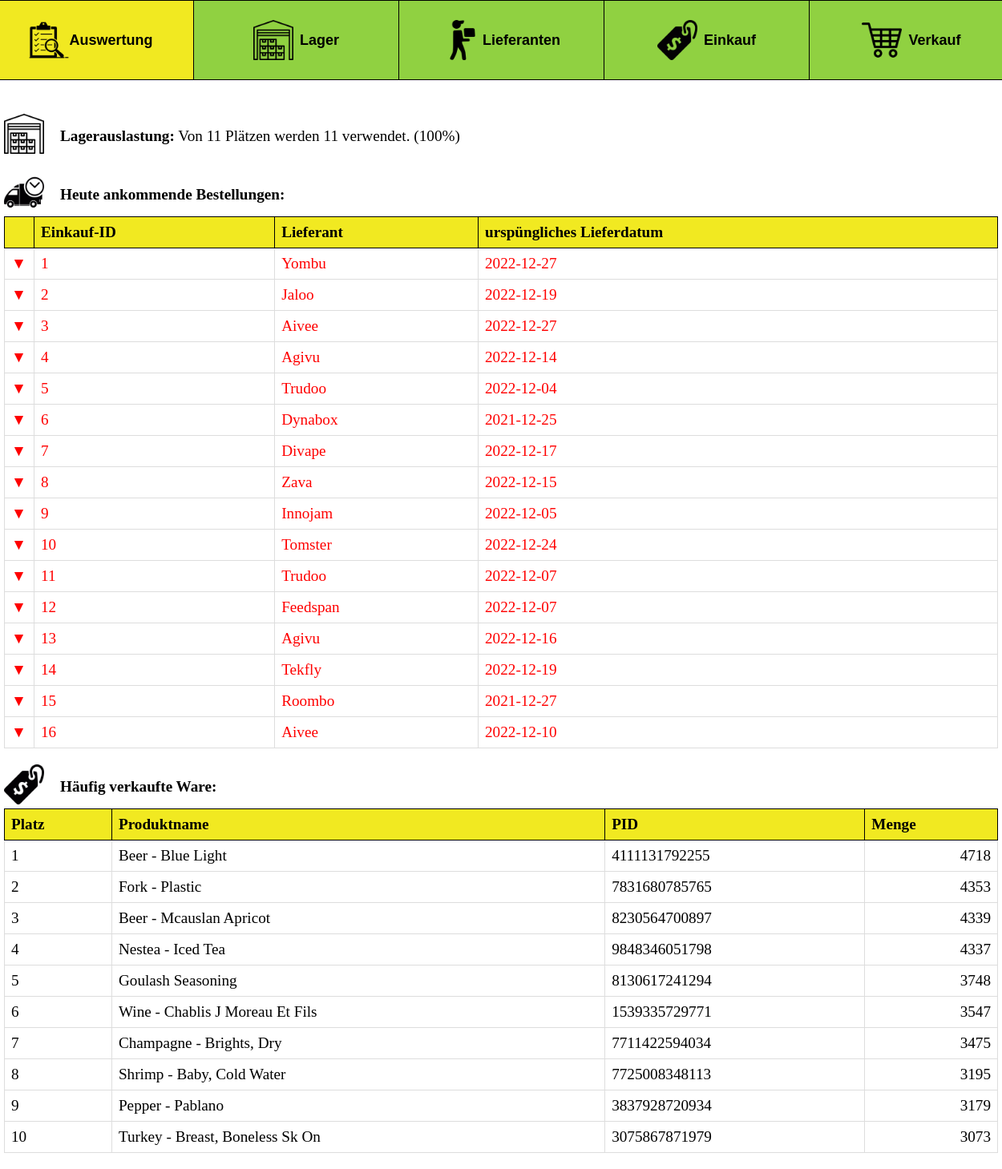
The page / on the database its author committed.
### tables this page shows
CREATE TABLE IF NOT EXISTS `Einkauf`
(
    `Einkauf-ID`                 INT  NOT NULL AUTO_INCREMENT,
    `Datum-Ankunft`              DATE NULL,
    `Datum-RealAnkunft`          DATE NULL,
    `Lieferanten_Lieferanten-ID` INT  NOT NULL,
    `ISDELETE`                   BOOLEAN DEFAULT FALSE,
    PRIMARY KEY (`Einkauf-ID`),
    INDEX `fk_Einkauf_Lieferanten1_idx` (`Lieferanten_Lieferanten-ID` ASC) VISIBLE,
    CONSTRAINT `fk_Einkauf_Lieferanten1`
        FOREIGN KEY (`Lieferanten_Lieferanten-ID`)
            REFERENCES `Lieferanten` (`Lieferanten-ID`)
            ON DELETE CASCADE
            ON UPDATE CASCADE
);

CREATE TABLE IF NOT EXISTS `Lieferanten`
(
    `Lieferanten-ID` INT         NOT NULL AUTO_INCREMENT,
    `Aktiv`          BOOLEAN     NULL DEFAULT TRUE,
    `Name`           VARCHAR(60) NULL,
    `Strasse`         VARCHAR(30) NULL,
    `Hausnummer`     VARCHAR(5) NULL,
    `Plz`            VARCHAR(15) NULL,
    `Ort`            VARCHAR(30) NULL,
    `Land`           VARCHAR(45) NULL DEFAULT 'Deutschland',
    `Zuverlaessigkeit` double NULL DEFAULT 1,
    `ISDELETE`       BOOLEAN DEFAULT FALSE,
    PRIMARY KEY (`Lieferanten-ID`)
);

CREATE TABLE IF NOT EXISTS `Ware`
(
    `EID`                          VARCHAR(15) NOT NULL,
    `Menge`                        NUMERIC(10,0) NULL,
    `Name`                         VARCHAR(60) NULL,
    `Einkaufspreis`                NUMERIC(10,2) NULL,
    `Verkaufspreis`                NUMERIC(10,2) NULL,
    `Lieferanten_Lieferanten-ID`   INT NULL,
    `Lagerplaetze_Lagerplaetze-ID` INT NOT NULL,
    `ISDELETE`                     BOOLEAN DEFAULT FALSE,
    PRIMARY KEY (`EID`),
    INDEX `fk_Ware_Lieferanten1_idx` (`Lieferanten_Lieferanten-ID` ASC) VISIBLE,
    INDEX `fk_Ware_Lagerplaetze1_idx` (`Lagerplaetze_Lagerplaetze-ID` ASC) VISIBLE,
    CONSTRAINT `fk_Ware_Lieferanten1`
        FOREIGN KEY (`Lieferanten_Lieferanten-ID`)
            REFERENCES `Lieferanten` (`Lieferanten-ID`)
            ON DELETE CASCADE
            ON UPDATE CASCADE,
    CONSTRAINT `fk_Ware_Lagerplaetze1`
        FOREIGN KEY (`Lagerplaetze_Lagerplaetze-ID`)
            REFERENCES `Lagerplaetze` (`Lagerplaetze-ID`)
            ON DELETE CASCADE
            ON UPDATE CASCADE
);

### index.php (the view, shortened to what this page needs)
<?php
global $link;
function lagerauslastung(): void
{
    global $link;
    $sql_lager_frei = "SELECT lg.`Lagerplaetze-ID` , SUM(w.Menge) AS Gesamtmenge
                            FROM lagerplaetze lg
                                LEFT JOIN ware w ON w.`Lagerplaetze_Lagerplaetze-ID` = lg.`Lagerplaetze-ID`
                            WHERE lg.ISDELETE = 0
                            GROUP BY lg.`Lagerplaetze-ID`HAVING Gesamtmenge = 0 OR Gesamtmenge is null;";
    $result_sql_lager_frei = mysqli_query($link, $sql_lager_frei);
    $rowcount = mysqli_num_rows( $result_sql_lager_frei );
    $sql_lagerplaetze_anzahl = "SELECT COUNT(`Lagerplaetze-ID`) AS Lagerplaetze_anzahl
                            FROM lagerplaetze;";
    $result_sql_lagerplaetze_anzahl = mysqli_query($link, $sql_lagerplaetze_anzahl);
    $lagerplaetze_anzahl = mysqli_fetch_assoc($result_sql_lagerplaetze_anzahl);
    $lagerplaetze_belegt = $lagerplaetze_anzahl['Lagerplaetze_anzahl']-$rowcount;
    if($lagerplaetze_anzahl['Lagerplaetze_anzahl'] > 0){
        $lagerauslastung = ($lagerplaetze_belegt/$lagerplaetze_anzahl['Lagerplaetze_anzahl']) * 100;
    }
    else{
        $lagerauslastung = 0;
    }
    echo '<span><b>Lagerauslastung:</b> Von ' .$lagerplaetze_anzahl['Lagerplaetze_anzahl']. ' Plätzen werden '.$lagerplaetze_belegt.' verwendet. ('.round($lagerauslastung,2).'%) </span>';
}
function heute_ankommende_tabelle(): void
{
    global $link;
    $sql_heute_angekommen_tabelle = "SELECT e.`Einkauf-ID`, l.Name, e.`Datum-Ankunft`, e.`Datum-RealAnkunft`
FROM Einkauf e
         JOIN lieferanten l ON e.`Lieferanten_Lieferanten-ID` = l.`Lieferanten-ID`
         JOIN ware_has_einkauf wha ON e.`Einkauf-ID` = wha.`Einkauf_Einkauf-ID`
WHERE (e.`Datum-RealAnkunft` is null AND e.`Datum-Ankunft` <= CURRENT_DATE()) -- alle ausstehende Bestellungen die schon da sein sollten und die heute kommen sollen
GROUP BY e.`Einkauf-ID`
ORDER BY e.`Einkauf-ID`;";
    $result_heute_angekommen_tabelle = mysqli_query($link, $sql_heute_angekommen_tabelle);
    foreach ($result_heute_angekommen_tabelle as $eintrag) {
        if ($eintrag['Datum-Ankunft'] < date("Y-m-d")) {
            echo '<tr class="red">
                    <td class="expander">▼</td>
                    <td>' . $eintrag['Einkauf-ID'] . '</td>
                    <td>' . $eintrag['Name'] . '</td>
                    <td>' . $eintrag['Datum-Ankunft'] . '</td>
                 </tr>';
        }
    }
}
?>
<!DOCTYPE html>
<html lang="de">
<head>
    <link rel="stylesheet" href="Auswertung.css">
</head>
<body>
<div id="global_wrapper">
    <div id="nav_wrapper">
        <nav>
            <a href="index.php">
                <button id="bt_Auswertung"><img src="./img/auswertung.png"> Auswertung</button>
            </a>
            <a href="Lager.php">
                <button id="bt_Lager"><img src="./img/lager.png">Lager</button>
            </a>
            <a href="Lieferanten.php">
                <button id="bt_Lieferanten"><img src="./img/lieferant.png">Lieferanten</button>
            </a>
            <a href="Einkauf.php">
                <button id="bt_Einkauf"><img src="./img/price-tag.png">Einkauf</button>
            </a>
            <a href="Verkauf.php">
                <button id="bt_Verkauf"><img src="./img/shopping-cart.png">Verkauf</button>
            </a>
        </nav>
    </div>
    <div id="content_wrapper">
        <div id="inner_content_wrapper">
            <div id="Lagerzustand_wrapper">
                <div class="img_wrapper" id="lagerzustandpng">
                    <img src="./img/lager.png" alt="">
                </div>
                <?php lagerauslastung(); ?>
            </div>
            <div id="HeuteAnkommendeBestellungen_wrapper">
                <div id="Title_HeuteAnkommendeBestellungen_wrapper">
                    <div class="img_wrapper" id="lieferpng">
                        <img src="./img/delivery-time.png" alt="">
                    </div>
                    <span><b>Heute ankommende Bestellungen:</b></span><br>
                </div>
                <table>
                    <tr>
                        <th></th>
                        <th>Einkauf-ID</th>
                        <th>Lieferant</th>
                        <th>urspüngliches Lieferdatum</th>
                    </tr>
                    <?php heute_ankommende_tabelle() ?>
                </table>
            </div>
            <div id="HaeufigVerkaufteWare_wrapper">
                <div id="Title_HaeufigVerkaufteWare_wrapper">
                    <div class="img_wrapper" id="lieferpng">
                        <img src="./img/price-tag.png" alt="">
                    </div>
                    <span><b>Häufig verkaufte Ware:</b></span><br>
                </div>
                <table>
                    <tr>
                        <th>Platz</th>
                        <th>Produktname</th>
                        <th>PID</th>
                        <th>Menge</th>
                    </tr>
                    <?php
                    $sql = "Select EID,Name,sum(`Ware_has_Verkauf/Warenkoerbe`.`Menge`) as summenge from `Ware_has_Verkauf/Warenkoerbe` Join Ware on Ware_EID = EID group by Ware_EID ORDER by sum(`Ware_has_Verkauf/Warenkoerbe`.`Menge`) desc limit 10;";
                    $result = mysqli_query($link, $sql);
                    $count = 1;
                    while ($row = mysqli_fetch_assoc($result)) {
                        echo "<tr>" .
                            "<td>" . $count . "</td>" .
                            "<td>" . $row["Name"] . "</td>" .
                            "<td>" . $row["EID"] . "</td>" .
                            "<td style='text-align: right;'>" . $row["summenge"] . "</td>" .
                            "</tr>";
                        $count++;
                    }
                    ?>
                </table>
            </div>
        </div>
    </div>
</div>
</body>
</html>

### Auswertung.css (style rules this page uses)
* { padding: 0; margin: 0; }
body { background-color: grey; height: 100%; }
#global_wrapper { background-color: white; min-height: 100vh; width: var(--main_width); margin-left: calc((100vw - var(--main_width))/2); margin-right: calc((100vw - var(--main_width))/2); }
#nav_wrapper { background-color: grey; display: flex; justify-content: center; height: 100%; position: sticky; top: 0; z-index: 999; }
nav { display: flex; flex-direction: row; flex-wrap: nowrap; width: var(--main_width); height: 100px; justify-content: center; align-content: center; }
nav > a { background-color: var(--gruen);; width: 20%; text-decoration: none; }
nav > a button { background-color: var(--gruen);; width: 100%; height: 100%; border: 1px solid black; border-right: 0px; display: flex; align-items: center; justify-content: center; font-size: large; font-weight: 600; }
nav img { width: 50px; height: auto; }
#nav_wrapper nav a:nth-of-type(even) img { margin-right: 8px; }
#nav_wrapper nav a:last-child img { margin-right: 8px; }
nav > a:last-child button { background-color: var(--gruen);; width: 100%; height: 100%; border-right: 1px solid black; }
#bt_Auswertung { background-color: var(--gelb);; }
#content_wrapper { background-color: grey; display: flex; justify-content: center; height: 100%; }
#inner_content_wrapper { background-color: white; display: flex; flex-direction: column; flex-wrap: nowrap; width: var(--main_width); justify-content: center; align-content: center; padding-top: 20px; }
#inner_content_wrapper > * { padding-left: 20px; padding-right: 20px; }
#Lagerzustand_wrapper { display: flex; flex-direction: row; align-items: center; font-size: larger; margin-top: 20px; transform: translateY(2px); }
#lagerzustandpng { display: inline-block; width: 50px; height: auto; margin-right: 20px; }
#lagerzustandpng img { width: 100%; height: auto; }
#HeuteAnkommendeBestellungen_wrapper { margin-top: 20px; }
#Title_HeuteAnkommendeBestellungen_wrapper { display: flex; flex-direction: row; align-items: center; font-size: larger; }
#lieferpng { display: inline-block; width: 50px; height: auto; margin-right: 20px; }
#lieferpng img { width: 100%; height: auto; }
#HeuteAnkommendeBestellungen_wrapper table { border-collapse: collapse; width: 100%; }
#HeuteAnkommendeBestellungen_wrapper table th { background-color: var(--gelb);; }
table th { border: 1px solid black !important; }
table th,td { font-size: var(--table_fontsize); }
#HeuteAnkommendeBestellungen_wrapper table td, th :not(:first-child) { border: 1px solid #dddddd; text-align: left; padding: 8px; }
#HeuteAnkommendeBestellungen_wrapper tr td:first-child { width: 20px; padding: 8px; }
#HaeufigVerkaufteWare_wrapper { margin-top: 20px; }
#Title_HaeufigVerkaufteWare_wrapper { display: flex; flex-direction: row; align-items: center; font-size: larger; }
#HaeufigVerkaufteWare_wrapper table { border-collapse: collapse; width: 100%; margin-bottom: 20px; }
#HaeufigVerkaufteWare_wrapper table th { background-color: var(--gelb);; }
#HaeufigVerkaufteWare_wrapper table td, th { border: 1px solid #dddddd; text-align: left; padding: 8px; }
.red { color: red !important;; }

### global_var.css (style rules this page uses)
:root { --main_width: 1280px; --gelb: #F1E921; --gruen: #90D141; --table_fontsize: 1.2em; --button-backgroundcolor: rgba(172, 172, 172, 0.781); --button-width: 170px; font-family: 'Times New Roman', Times, serif; }

### rows shown on the page
einkauf: value "1", Name "Yombu", value "2022-12-27"
einkauf: value "2", Name "Jaloo", value "2022-12-19"
einkauf: value "3", Name "Aivee", value "2022-12-27"
einkauf: value "4", Name "Agivu", value "2022-12-14"
einkauf: value "5", Name "Trudoo", value "2022-12-04"
einkauf: value "6", Name "Dynabox", value "2021-12-25"
einkauf: value "7", Name "Divape", value "2022-12-17"
einkauf: value "8", Name "Zava", value "2022-12-15"
einkauf: value "9", Name "Innojam", value "2022-12-05"
einkauf: value "10", Name "Tomster", value "2022-12-24"
einkauf: value "11", Name "Trudoo", value "2022-12-07"
einkauf: value "12", Name "Feedspan", value "2022-12-07"
einkauf: value "13", Name "Agivu", value "2022-12-16"
einkauf: value "14", Name "Tekfly", value "2022-12-19"
einkauf: value "15", Name "Roombo", value "2021-12-27"
einkauf: value "16", Name "Aivee", value "2022-12-10"
ware: Name "Beer - Blue Light", EID "4111131792255", summenge "4718"
ware: Name "Fork - Plastic", EID "7831680785765", summenge "4353"
ware: Name "Beer - Mcauslan Apricot", EID "8230564700897", summenge "4339"
ware: Name "Nestea - Iced Tea", EID "9848346051798", summenge "4337"
ware: Name "Goulash Seasoning", EID "8130617241294", summenge "3748"
ware: Name "Wine - Chablis J Moreau Et Fils", EID "1539335729771", summenge "3547"
ware: Name "Champagne - Brights, Dry", EID "7711422594034", summenge "3475"
ware: Name "Shrimp - Baby, Cold Water", EID "7725008348113", summenge "3195"
ware: Name "Pepper - Pablano", EID "3837928720934", summenge "3179"
ware: Name "Turkey - Breast, Boneless Sk On", EID "3075867871979", summenge "3073"

### other values the page prints
$lagerplaetze_anzahl['Lagerplaetze_anzahl'] "11"
$lagerplaetze_belegt "11"
$lagerauslastung "100"
